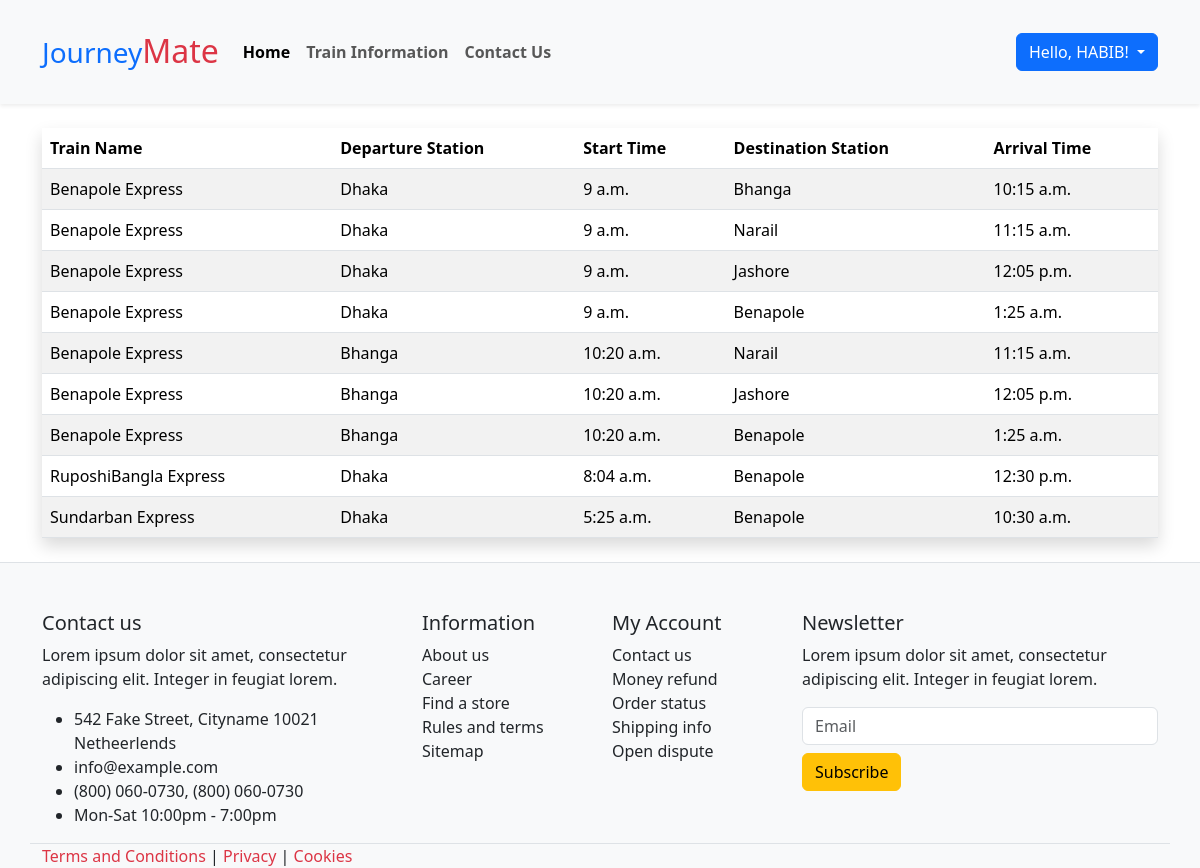
The page /train_information/ (signed in) on the database its author committed.
### account/models.py (models this page shows, shortened)
class Account(AbstractBaseUser):
    username=models.CharField(max_length=30,unique=True)
    first_name=models.CharField(max_length=20)
    last_name=models.CharField(max_length=30)
    email=models.EmailField(max_length=50,unique=True)
    phone_number=models.CharField(max_length=21,blank=True)
    date_joined=models.DateTimeField(auto_now_add=True)
    last_login=models.DateTimeField(auto_now_add=True)
    is_admin=models.BooleanField(default=False)
    is_staff=models.BooleanField(default=False)
    is_active=models.BooleanField(default=True) #pore email verifiaction add kore eta false kore dibo
    is_superadmin=models.BooleanField(default=False)
    USERNAME_FIELD='email'
    REQUIRED_FIELDS=['username','first_name','last_name','phone_number',]
    objects=MyAccountManager()

### JMapp/models.py (models this page shows, shortened)
class Schedule(models.Model):
    train = models.ForeignKey(Train, on_delete=models.CASCADE)
    start_station = models.ForeignKey(Station, related_name='start', on_delete=models.CASCADE)
    end_station = models.ForeignKey(Station, related_name='end', on_delete=models.CASCADE)
    start_time = models.TimeField()
    arrival_time = models.TimeField()

class Train(models.Model):
    train_name=models.CharField(max_length=100, unique=True)
    train_number=models.IntegerField(unique=True)
    def __str__(self):
        return self.train_name

class Station(models.Model):
    station_name=models.CharField(max_length=100,unique=True)
    distance_from_start=models.IntegerField()
    def __str__(self):
        return self.station_name

### core/views.py (the view)
def train_info(request):
    schedules=Schedule.objects.all()
    context={
        'schedules':schedules
    }
    return render(request,'train_info.html',context)

### core/templates/train_info.html
{% extends 'base.html' %}
{% block content %}
                <div class="container my-4">
                    <table class="table table-striped p-5 shadow rounded-lg">
                        <thead>
                            <tr>
                                <th scope="col">Train Name</th>
                                <th scope="col">Departure Station</th>
                                <th scope="col">Start Time</th>
                                <th scope="col">Destination Station</th>
                                <th scope="col">Arrival Time</th>
                            </tr>
                        </thead>
                        <tbody>
                        {% if schedules%}
                        {% for schedule in schedules  %}
                        <tr>
                            <td>{{schedule.train}}</td>
                            <td>{{schedule.start_station}}</td>
                            <td>{{schedule.start_time}}</td>
                            <td>{{schedule.end_station}}</td>
                            <td>{{schedule.arrival_time}}</td>
                        </tr>
                     {% endfor %}
                     {% else %}
                     <tr>
                        <td class="text-danger">No Train Available</td>
                     </tr>
                 {% endif %}
                </tbody>
            </table>
        </div>
{% endblock content %}

### core/templates/base.html (shortened to what this page needs)
{% load static %}
<!doctype html>
<html lang="en">
    <head>
        <link
            href="https://cdn.jsdelivr.net/npm/bootstrap@5.3.2/dist/css/bootstrap.min.css"
            rel="stylesheet"
        />
		<link rel="stylesheet" href="{% static 'css/style.css' %}">
    </head>
    <body>
        <header>
            <nav class="navbar navbar-expand-lg bg-body-tertiary shadow-sm py-4">
                <div class="container">
                <h1> <a class="navbar-brand " href="{% url 'home' %}" ><span class="text-primary fs-3" >Journey</span><span class="text-danger fs-2" >Mate</span></a></h1>
                  <div class="collapse navbar-collapse" id="navbarText">
                    <ul class="navbar-nav me-auto mb-2 mb-lg-0">
                      <li class="nav-item">
                        <a class="nav-link active fw-semibold" aria-current="page" href="{% url 'home' %}">Home</a>
                      </li>
                      <li class="nav-item">
                        <a class="nav-link fw-semibold" href="{% url 'train_info' %}">Train Information</a>
                      </li>
                      <li class="nav-item">
                        <a class="nav-link fw-semibold" href="{% url 'contact_us' %}">Contact Us</a>
                      </li>
                    </ul>
                   {% if request.user.is_authenticated %}
                    <div class="widget-header">
                      <div class="dropdown">
                        <button type="button" class="btn btn-primary dropdown-toggle" data-bs-toggle="dropdown">
                         Hello, {{user.username | upper}}!
                        </button>
                      </div>
					</div>
          {% endif %}
                  </div>
                </div>
              </nav>
        </header>
        <main>
            {% block content %}
            {% endblock content %}
        </main>
<footer class="section-footer border-top bg-body-tertiary  pt-5 ">
	<div class="container">
		<section class="footer-top  padding-y">
			<div class="row">
				<aside class="col-md-4 col-12">
					<article class="mr-md-4">
						<h5 class="title">Contact us</h5>
						<p>Lorem ipsum dolor sit amet, consectetur adipiscing elit. Integer in feugiat lorem. </p>
						<ul class="list-icon">
							<li> 542 Fake Street, Cityname 10021 Netheerlends </li>
							<li>  info@example.com</li>
							<li>  (800) 060-0730, (800) 060-0730</li>
							<li> Mon-Sat 10:00pm - 7:00pm</li>
						</ul>
					</article>
				</aside>
				<aside class="col-md col-6">
					<h5 class="title">Information</h5>
					<ul class="list-unstyled">
						<li> <a class="text-decoration-none text-dark" href="#">About us</a></li>
						<li> <a class="text-decoration-none text-dark" href="#">Career</a></li>
						<li> <a class="text-decoration-none text-dark" href="#">Find a store</a></li>
						<li> <a class="text-decoration-none text-dark" href="#">Rules and terms</a></li>
						<li> <a class="text-decoration-none text-dark" href="#">Sitemap</a></li>
					</ul>
				</aside>
				<aside class="col-md col-6">
					<h5 class="title">My Account</h5>
					<ul class="list-unstyled">
						<li> <a class="text-decoration-none text-dark " href="#">Contact us</a></li>
						<li> <a class="text-decoration-none text-dark " href="#">Money refund</a></li>
						<li> <a class="text-decoration-none text-dark " href="#">Order status</a></li>
						<li> <a class="text-decoration-none text-dark " href="#">Shipping info</a></li>
						<li> <a class="text-decoration-none text-dark " href="#">Open dispute</a></li>
					</ul>
				</aside>
				<aside class="col-md-4 col-12">
					<h5 class="title">Newsletter</h5>
					<p>Lorem ipsum dolor sit amet, consectetur adipiscing elit. Integer in feugiat lorem. </p>
					<form class="form-inline mb-3">
						<input type="text" placeholder="Email" class="form-control" name="">
						<button class="btn mt-2 btn-warning inline-block"> Subscribe</button>
					</form>
				</aside>
			</div>
		</section>
		<section class="footer-bottom border-top row">
			<div class="col-md-6">
				<p class="mb-0">
					<a class="text-decoration-none text-danger" href="">Terms and Conditions</a> |
					<a class="text-decoration-none text-danger" href="">Privacy</a> |
					<a class="text-decoration-none text-danger" href="">Cookies</a>
				</p>
			</div>
			<div class="col-md-6 text-md-right">
			</div>
		</section>
	</div>
</footer>
    </body>
</html>

### rows shown on the page
Account: username "HABIB"
Schedule: train "Benapole Express", start_station "Dhaka", start_time "9 a.m.", end_station "Bhanga", arrival_time "10:15 a.m."
Schedule: train "Benapole Express", start_station "Dhaka", start_time "9 a.m.", end_station "Narail", arrival_time "11:15 a.m."
Schedule: train "Benapole Express", start_station "Dhaka", start_time "9 a.m.", end_station "Jashore", arrival_time "12:05 p.m."
Schedule: train "Benapole Express", start_station "Dhaka", start_time "9 a.m.", end_station "Benapole", arrival_time "1:25 a.m."
Schedule: train "Benapole Express", start_station "Bhanga", start_time "10:20 a.m.", end_station "Narail", arrival_time "11:15 a.m."
Schedule: train "Benapole Express", start_station "Bhanga", start_time "10:20 a.m.", end_station "Jashore", arrival_time "12:05 p.m."
Schedule: train "Benapole Express", start_station "Bhanga", start_time "10:20 a.m.", end_station "Benapole", arrival_time "1:25 a.m."
Schedule: train "RuposhiBangla Express", start_station "Dhaka", start_time "8:04 a.m.", end_station "Benapole", arrival_time "12:30 p.m."
Schedule: train "Sundarban Express", start_station "Dhaka", start_time "5:25 a.m.", end_station "Benapole", arrival_time "10:30 a.m."
